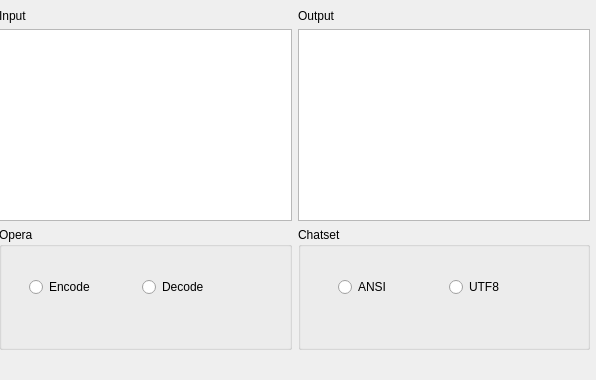
<?xml version="1.0" encoding="UTF-8"?>
<ui version="4.0">
 <class>MainWindow</class>
 <widget class="QMainWindow" name="MainWindow">
  <property name="geometry">
   <rect>
    <x>0</x>
    <y>0</y>
    <width>596</width>
    <height>380</height>
   </rect>
  </property>
  <property name="windowTitle">
   <string>MainWindow</string>
  </property>
  <widget class="QWidget" name="centralWidget">
   <property name="minimumSize">
    <size>
     <width>200</width>
     <height>200</height>
    </size>
   </property>
   <widget class="QWidget" name="horizontalLayoutWidget">
    <property name="geometry">
     <rect>
      <x>-1</x>
      <y>9</y>
      <width>591</width>
      <height>341</height>
     </rect>
    </property>
    <layout class="QHBoxLayout" name="horizontalLayout_7">
     <item>
      <layout class="QVBoxLayout" name="verticalLayout_9">
       <property name="spacing">
        <number>6</number>
       </property>
       <property name="sizeConstraint">
        <enum>QLayout::SetDefaultConstraint</enum>
       </property>
       <item>
        <widget class="QLabel" name="label">
         <property name="sizePolicy">
          <sizepolicy hsizetype="Preferred" vsizetype="Fixed">
           <horstretch>0</horstretch>
           <verstretch>0</verstretch>
          </sizepolicy>
         </property>
         <property name="text">
          <string>Input</string>
         </property>
        </widget>
       </item>
       <item>
        <widget class="QPlainTextEdit" name="txtInput">
         <property name="sizePolicy">
          <sizepolicy hsizetype="Expanding" vsizetype="Fixed">
           <horstretch>0</horstretch>
           <verstretch>0</verstretch>
          </sizepolicy>
         </property>
         <property name="verticalScrollBarPolicy">
          <enum>Qt::ScrollBarAsNeeded</enum>
         </property>
        </widget>
       </item>
       <item>
        <widget class="QGroupBox" name="groupBox">
         <property name="sizePolicy">
          <sizepolicy hsizetype="MinimumExpanding" vsizetype="MinimumExpanding">
           <horstretch>0</horstretch>
           <verstretch>0</verstretch>
          </sizepolicy>
         </property>
         <property name="minimumSize">
          <size>
           <width>30</width>
           <height>80</height>
          </size>
         </property>
         <property name="title">
          <string>Opera</string>
         </property>
         <widget class="QWidget" name="horizontalLayoutWidget_2">
          <property name="geometry">
           <rect>
            <x>30</x>
            <y>20</y>
            <width>220</width>
            <height>80</height>
           </rect>
          </property>
          <layout class="QHBoxLayout" name="horizontalLayout">
           <item>
            <widget class="QRadioButton" name="radioEncode">
             <property name="text">
              <string>Encode</string>
             </property>
            </widget>
           </item>
           <item>
            <widget class="QRadioButton" name="radioDecode">
             <property name="text">
              <string>Decode</string>
             </property>
            </widget>
           </item>
          </layout>
         </widget>
        </widget>
       </item>
      </layout>
     </item>
     <item>
      <layout class="QVBoxLayout" name="verticalLayout_10">
       <item>
        <widget class="QLabel" name="label_2">
         <property name="sizePolicy">
          <sizepolicy hsizetype="Preferred" vsizetype="Fixed">
           <horstretch>0</horstretch>
           <verstretch>0</verstretch>
          </sizepolicy>
         </property>
         <property name="text">
          <string>Output</string>
         </property>
        </widget>
       </item>
       <item>
        <widget class="QPlainTextEdit" name="txtOutput">
         <property name="sizePolicy">
          <sizepolicy hsizetype="Expanding" vsizetype="Fixed">
           <horstretch>0</horstretch>
           <verstretch>0</verstretch>
          </sizepolicy>
         </property>
        </widget>
       </item>
       <item>
        <widget class="QGroupBox" name="groupBox_2">
         <property name="sizePolicy">
          <sizepolicy hsizetype="MinimumExpanding" vsizetype="MinimumExpanding">
           <horstretch>0</horstretch>
           <verstretch>0</verstretch>
          </sizepolicy>
         </property>
         <property name="minimumSize">
          <size>
           <width>0</width>
           <height>80</height>
          </size>
         </property>
         <property name="title">
          <string>Chatset</string>
         </property>
         <widget class="QWidget" name="horizontalLayoutWidget_3">
          <property name="geometry">
           <rect>
            <x>40</x>
            <y>20</y>
            <width>216</width>
            <height>80</height>
           </rect>
          </property>
          <layout class="QHBoxLayout" name="horizontalLayout_2">
           <item>
            <widget class="QRadioButton" name="radioANSI">
             <property name="text">
              <string>ANSI</string>
             </property>
            </widget>
           </item>
           <item>
            <widget class="QRadioButton" name="radioUTF8">
             <property name="text">
              <string>UTF8</string>
             </property>
            </widget>
           </item>
          </layout>
         </widget>
        </widget>
       </item>
      </layout>
     </item>
    </layout>
   </widget>
  </widget>
 </widget>
 <resources/>
 <connections/>
</ui>
